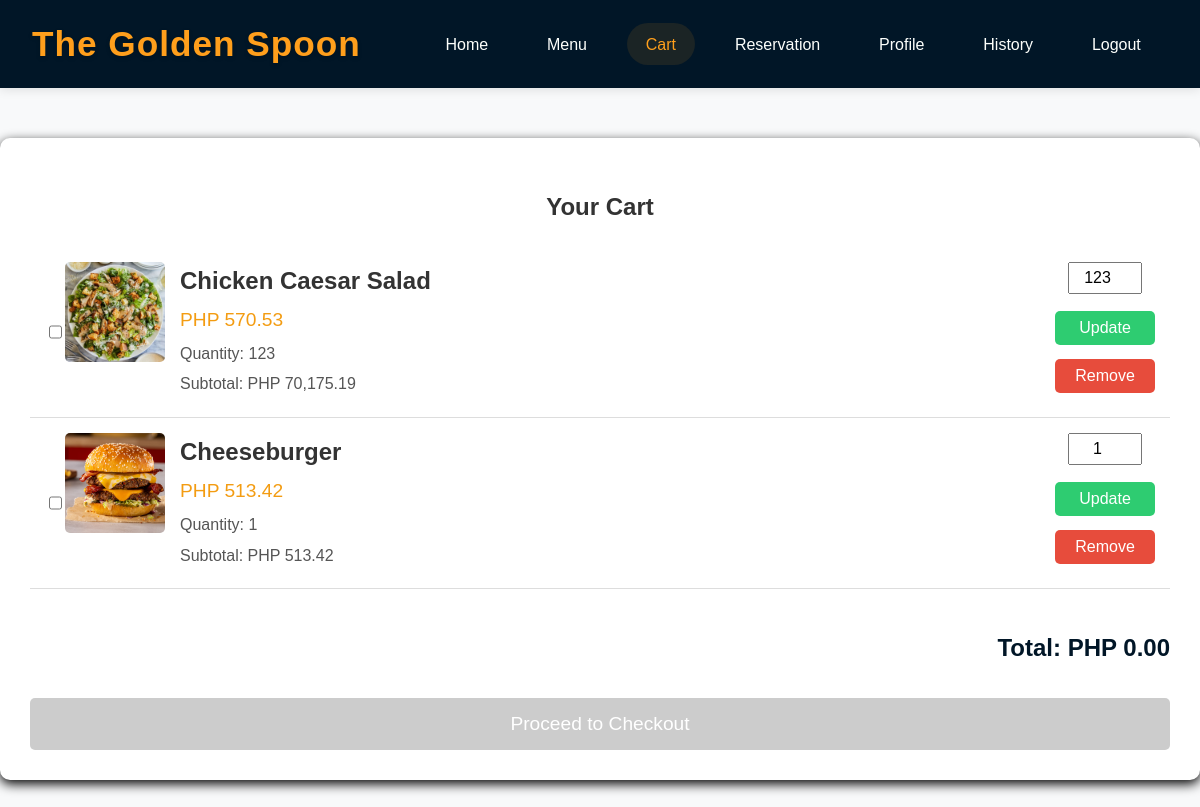
/cart.php (signed in), run on the app's committed database.
### tables this page shows
CREATE TABLE `cart_items` (
  `cart_item_id` int(11) NOT NULL,
  `user_id` int(11) NOT NULL,
  `menu_id` int(11) NOT NULL,
  `quantity` int(11) NOT NULL DEFAULT 1,
  `created_at` timestamp NOT NULL DEFAULT current_timestamp()
);

CREATE TABLE `menu` (
  `menu_id` int(11) NOT NULL,
  `name` varchar(255) NOT NULL,
  `description` text NOT NULL,
  `price` decimal(10,2) NOT NULL,
  `quantity` int(11) NOT NULL,
  `image` varchar(255) NOT NULL,
  `category` varchar(255) DEFAULT NULL
);

### cart.php (the view, shortened to what this page needs)
<?php
$user_id = $_SESSION['user_id'];
include('db.php');
$cart_sql = "SELECT ci.*, m.name, m.price, m.image
             FROM cart_items ci
             JOIN menu m ON ci.menu_id = m.menu_id
             WHERE ci.user_id = ?";
$cart_stmt = $conn->prepare($cart_sql);
$cart_stmt->bind_param('i', $user_id);
$cart_stmt->execute();
$cart_result = $cart_stmt->get_result();
$cart_items = [];
while ($item = $cart_result->fetch_assoc()) {
    $cart_items[$item['menu_id']] = $item;
}
?>
<!DOCTYPE html>
<html lang="en">
<head>
    <link rel="stylesheet" href="https://cdn.jsdelivr.net/npm/sweetalert2@11/dist/sweetalert2.min.css">
</head>
<body>
    <div class="navbar">
        <h1>The Golden Spoon</h1>
        <div>
            <a href="dashboard.php">Home</a>
            <a href="menu.php">Menu</a>
            <a href="cart.php" class="active">Cart</a>
            <a href="reservation.php">Reservation</a>
            <a href="profile.php">Profile</a>
<a href="history.php">History</a>
            <a href="logout.php">Logout</a>
        </div>
    </div>
    <div class="container">
        <h2>Your Cart</h2>
        <?php if (!empty($cart_items)): ?>
            <form id="checkout-form" action="checkout.php" method="POST">
                <?php foreach ($cart_items as $item): ?>
                    <div class="cart-item">
                        <input type="checkbox" class="item-checkbox"
                               name="selected_items[]"
                               value="<?php echo $item['menu_id']; ?>"
                               data-price="<?php echo ($item['price'] * $item['quantity']); ?>">
                        <img src="images/<?php echo htmlspecialchars($item['image']); ?>"
                             alt="<?php echo htmlspecialchars($item['name']); ?>">
                        <div class="cart-item-details">
                            <h3><?php echo htmlspecialchars($item['name']); ?></h3>
                            <p class="price">PHP <?php echo number_format($item['price'], 2); ?></p>
                            <p>Quantity: <?php echo $item['quantity']; ?></p>
                            <p>Subtotal: PHP <?php echo number_format($item['price'] * $item['quantity'], 2); ?></p>
                        </div>
                        <div class="cart-item-actions">
                            <input type="number" name="quantity" value="<?php echo $item['quantity']; ?>" min="1" required>
                            <button type="button" onclick="updateQuantity(<?php echo $item['menu_id']; ?>, this)" class="update-btn">Update</button>
                            <button type="button" onclick="removeItem(<?php echo $item['menu_id']; ?>, this)" class="remove-btn">Remove</button>
                        </div>
                    </div>
                <?php endforeach; ?>
                <div class="total-price">
                    Total: PHP <span id="total">0.00</span>
                </div>
                <button type="submit" class="checkout-btn" disabled id="checkout-button">Proceed to Checkout</button>
            </form>
        <?php else: ?>
            <p>Your cart is empty.</p>
        <?php endif; ?>
    </div>
</body>
</html>

### cart.php (style rules this page uses)
:root { --primary: #ff9f1c; --secondary: #2ec4b6; --dark: #011627; --light: #fdfffc; --accent: #e71d36; }
body { font-family: 'Poppins', sans-serif; margin: 0; padding: 0; background-color: #f8f9fa; color: var(--dark); line-height: 1.6; }
.navbar { background-color: var(--dark); padding: 1rem 2rem; display: flex; justify-content: space-between; align-items: center; box-shadow: 0 2px 10px rgba(0, 0, 0, 0.1); position: sticky; top: 0; z-index: 1000; }
.navbar h1 { color: var(--primary); font-size: 2.2rem; font-weight: 700; letter-spacing: 1px; margin: 0; font-family: 'Montserrat', sans-serif; text-shadow: 0 2px 4px rgba(0, 0, 0, 0.2); }
.navbar a { color: var(--light); text-decoration: none; padding: 0.8rem 1.2rem; margin: 0 0.5rem; font-size: 1rem; font-weight: 500; border-radius: 50px; transition: all 0.3s ease; position: relative; overflow: hidden; }
.navbar a::before { content: ''; position: absolute; bottom: 0; left: 0; width: 0; height: 2px; background-color: var(--primary); transition: width 0.3s ease; }
.navbar a.active { background-color: rgba(255, 159, 28, 0.1); color: var(--primary); }
.container { max-width: 1200px; margin: 50px auto; padding: 30px; background-color: #fff; border-radius: 10px; box-shadow: 0 4px 12px rgba(1, 1, 1, 1.1); }
h2 { text-align: center; color: #333; }
.cart-item { display: flex; justify-content: space-between; padding: 15px; border-bottom: 1px solid #ddd; }
.cart-item img { width: 100px; height: 100px; object-fit: cover; border-radius: 5px; }
.cart-item-details { flex-grow: 1; padding-left: 15px; }
.cart-item-details h3 { font-size: 1.5em; margin: 0; color: #333; }
.cart-item-details p { margin: 5px 0; color: #555; }
.cart-item-details .price { font-size: 1.2em; color: #f39c12; }
.cart-item-actions { display: flex; flex-direction: column; gap: 10px; align-items: center; }
.cart-item-actions input[type="number"] { width: 60px; padding: 5px; font-size: 1em; text-align: center; margin-bottom: 5px; }
.cart-item-actions button { width: 100px; color: white; border: none; padding: 8px; font-size: 1em; cursor: pointer; border-radius: 5px; margin: 2px 0; }
.update-btn { background-color: #2ecc71; }
.remove-btn { background-color: #e74c3c; }
.total-price { text-align: right; font-size: 1.5em; font-weight: bold; margin-top: 40px; }
.checkout-btn { display: block; width: 100%; background-color: #f39c12; color: white; padding: 15px; font-size: 1.2em; text-align: center; text-decoration: none; border-radius: 5px; margin-top: 30px; border: none; cursor: pointer; }
.checkout-btn:disabled { background-color: #ccc; cursor: not-allowed; }

### data on the page
cart_items: menu.name (picture), menu.name "Chicken Caesar Salad", menu.price "570.53", quantity "123", $item['price'] * $item['quantity'] "70,175.19"
cart_items: menu.image (picture), menu.name "Cheeseburger", menu.price "513.42", quantity "1", $item['price']*$item['quantity'] "513.42"
